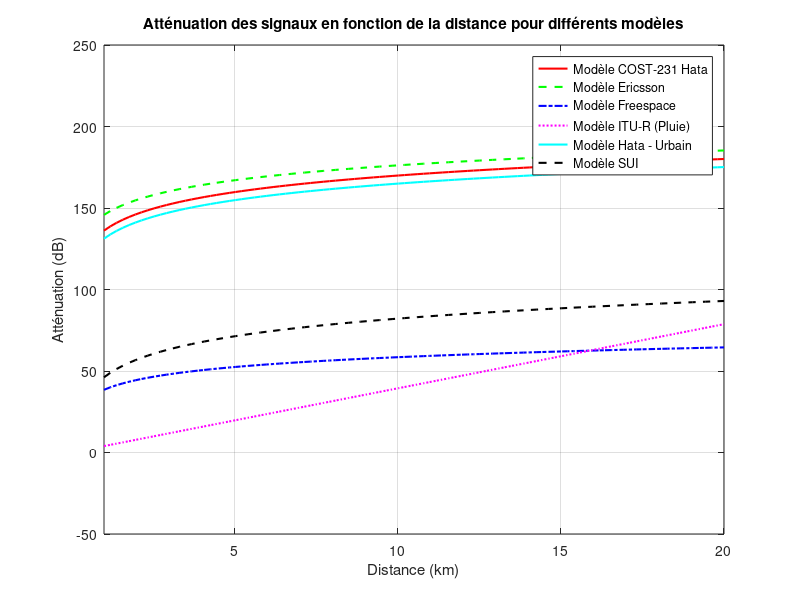

MATLAB code for this plot:
close all;

% Paramètres communs
f = 1800; % Fréquence en MHz (sauf spécification contraire)
hb = 50; % Hauteur de l'antenne émettrice en mètres
hm = 1.5; % Hauteur de l'antenne réceptrice en mètres
d = linspace(1, 20, 100); % Distance en km
c = 3e8; % Vitesse de la lumière (m/s)

% Spécificités des modèles
% Modèle COST-231 Hata
if f >= 150 && f <= 2000
    C = 3; % Facteur pour les grandes villes
    a_hm = (1.1 * log10(f) - 0.7) * hm - (1.56 * log10(f) - 0.8); % Correction hauteur
    Lp_COSTAHATA = 46.3 + 33.9 * log10(f) - 13.82 * log10(hb) - a_hm + ...
                    (44.9 - 6.55 * log10(hb)) * log10(d) + C;
else
    Lp_COSTAHATA = NaN(size(d)); % Non applicable pour cette plage de fréquences
end

% Modèle Ericsson
if f >= 150 && f <= 2000
    a_0 = 36.2;
    a_1 = 30.2;
    a_2 = 12.0;
    a_3 = 0.1;
    g_f = 44.49 * log10(f) - 4.78 * (log10(f))^2; % Correction fréquence
    L_p_Ericsson = a_0 + a_1 * log10(d) + a_2 * log10(hb) + ...
                    a_3 * log10(hb) .* log10(d) - ...
                    3.2 * (log10(11.75 * hm))^2 + g_f;
else
    L_p_Ericsson = NaN(size(d)); % Non applicable
end

% Modèle de propagation en espace libre
f_freespace = 2e9; % Fréquence en Hz (2 GHz)
Lp_Freespace = 20 * log10(d) + 20 * log10(f_freespace) - 20 * log10(c / (4 * pi));

% Modèle ITU-R (Atténuation par la pluie)
R = 50; % Pluviométrie en mm/h
k = 0.036; % Facteur dépendant de la fréquence (ITU-R P.838)
alpha = 1.2; % Exposant de l'atténuation
gamma_r = k * R^alpha; % Atténuation spécifique
A_r = gamma_r * d; % Atténuation totale

% Modèle Hata - Urbain
if f >= 150 && f <= 2000
    Lp_Hata = 69.55 + 26.16 * log10(f) - 13.82 * log10(hb) - a_hm + ...
               (44.9 - 6.55 * log10(hb)) * log10(d);
else
    Lp_Hata = NaN(size(d)); % Non applicable
end

% Modèle SUI
f_SUI = 3.5e9; % Fréquence en Hz
lambda = c / f_SUI; % Longueur d'onde en mètres
gamma_SUI = 3.6; % Facteur d'exposant
X_f = 6 * log10(f_SUI / 2e9); % Correction pour la fréquence
X_h = -10.8 * log10(hm / 2); % Correction pour la hauteur
A_SUI = 20 * log10(4 * pi / lambda);
Lp_SUI = A_SUI + 10 * gamma_SUI * log10(d) + X_f + X_h;

% Affichage sur une seule figure
figure;

% Tracer les courbes pour chaque modèle
plot(d, Lp_COSTAHATA, 'r-', 'LineWidth', 1.5); hold on;
plot(d, L_p_Ericsson, 'g--', 'LineWidth', 1.5);
plot(d, Lp_Freespace, 'b-.', 'LineWidth', 1.5);
plot(d, A_r, 'm:', 'LineWidth', 1.5);
plot(d, Lp_Hata, 'c-', 'LineWidth', 1.5);
plot(d, Lp_SUI, 'k--', 'LineWidth', 1.5);

% Labels et titre
xlabel('Distance (km)');
ylabel('Atténuation (dB)');
title('Atténuation des signaux en fonction de la distance pour différents modèles');

% Ajouter une légende
legend('Modèle COST-231 Hata', 'Modèle Ericsson', 'Modèle Freespace', ...
       'Modèle ITU-R (Pluie)', 'Modèle Hata - Urbain', 'Modèle SUI');

% Grille et axes
grid on;
axis([1 20 -50 250]);

hold off;
